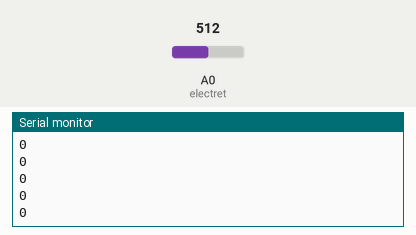
A sketch run on a simulated Arduino Uno, built with avr-gcc and run on an emulated ATmega328P. Parts: the last lines printed to the serial monitor. The inputs (shaded band) are chosen by the test bench; at power-on: A0 (electret) = 512.

Above: at 4.2 s.
4.3 s: A0 (electret) set to 716
At 5.4 s:
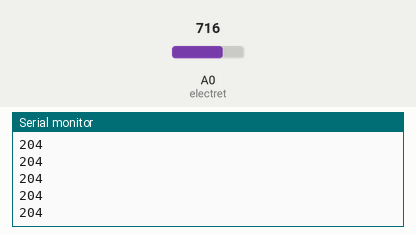
5.8 s: A0 (electret) set to 900
At 6.4 s:
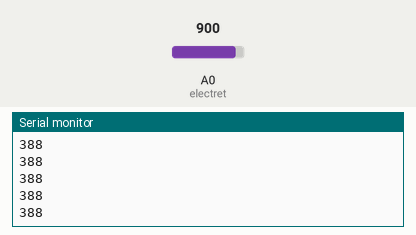
Timing chart, 0 to 8.8 s (numbered marks = the images above; inputs shaded):
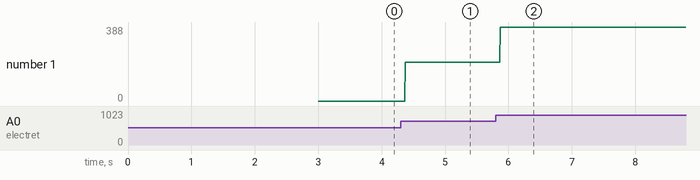

The sketch:

electret.ino
```cpp
int electret = 0; // Pin A0
int sensorReading = 0;  // Inicializo la variable
int sensorMax = 0;  // Valor maximo
int sensorMin = 1023; // Valor minimo
int threshold;  // Umbral

void setup() {
  Serial.begin(9600); // Inicio serial

  // Calibro
  while (millis() < 3000) {
    threshold = analogRead(electret);
    if (threshold > sensorMax) {
      sensorMax = threshold;
    }
  }
  threshold = sensorMax;
}

void loop() {
  sensorReading = analogRead(electret); // Leo el valor del sensor
  if ((sensorReading >= threshold)) {
    Serial.println(sensorReading-threshold); //Valores positivos y absolutos de la onda
  }
}
```

Measured:
- after the input at 4.3 s, the serial monitor: prints a new line after 0.07 s (image 1)
- after the input at 5.8 s, the serial monitor: prints a new line after 0.07 s (image 2)
- plotted number 1: 0 → 204 after the input at 4.3 s, 204 → 38 after the input at 5.8 s
